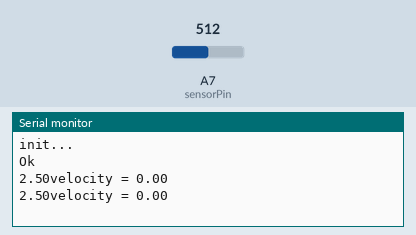
This sketch was run on a simulated Arduino Nano, built with avr-gcc and run on an emulated ATmega328P. On the bench: the last lines printed to the serial monitor. The inputs (shaded band) are chosen by the test bench; at power-on: A7 (sensorPin) = 512.

Above: at 1.2 s.
1.3 s: A7 (sensorPin) set to 497
At 2.8 s:
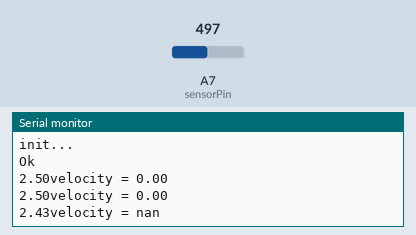
4.5 s: A7 (sensorPin) set to 511
At 5.8 s:
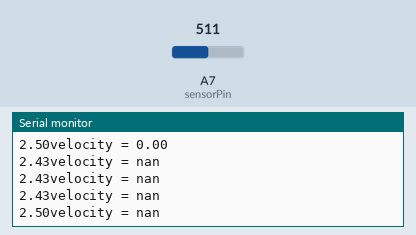

The sketch:

air_boi.ino
```cpp
int sensorPin = A7;
int sensorValue = 0;
double Vout;
float P;
void setup() {
  // declare the ledPin as an OUTPUT:
   Serial.begin(9600);
}
void loop() {
    int i=0;
    int sum=0;
    int offset=0;
    Serial.println("init...");
    for(i=0;i<10;i++)
    {
         sensorValue = analogRead(sensorPin)-512;
         sum+=sensorValue;
    }
    offset=sum/10.0;
    Serial.println("Ok");
    while(1)
    {
       sensorValue = analogRead(sensorPin)-offset;
       Vout=(5*sensorValue)/1024.0;
       Serial.print(Vout);
       P=Vout-2.5;

       float V = sqrt( (2000*P)/(1.225)  );
       Serial.print("velocity = " );

       Serial.println(abs(V));
       delay(1000);
    }
}
```

Measured:
- the behaviour switches between 512 and 511 on A7 (sensorPin) (found by bisection; images 0 and 1)
- after the input at 1.3 s, the serial monitor: prints a new line after 0.70 s (image 1)
- after the input at 4.5 s, the serial monitor: prints a new line after 0.51 s (image 2)
